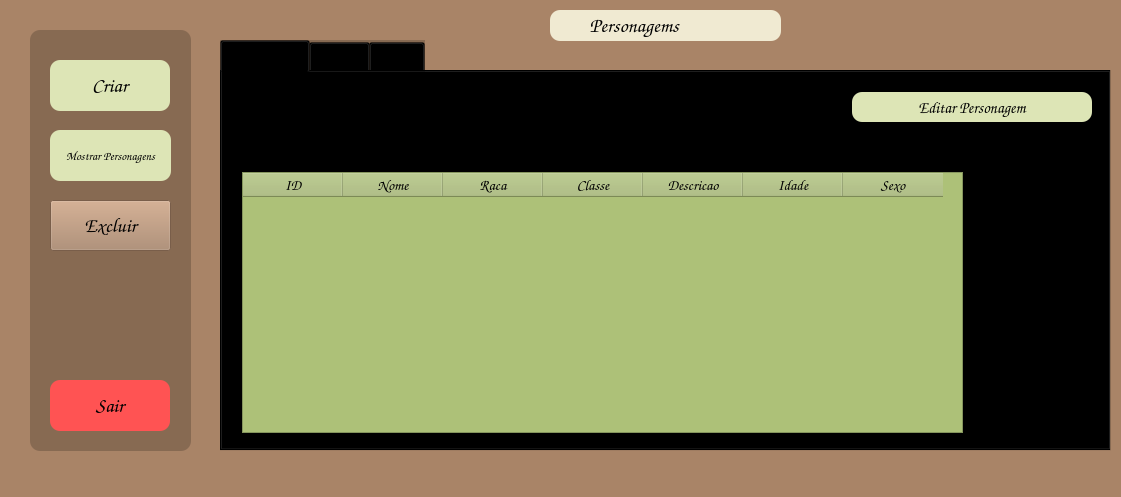
<?xml version="1.0" encoding="UTF-8"?>
<ui version="4.0">
 <class>MainWindow</class>
 <widget class="QMainWindow" name="MainWindow">
  <property name="geometry">
   <rect>
    <x>0</x>
    <y>0</y>
    <width>1121</width>
    <height>497</height>
   </rect>
  </property>
  <property name="windowTitle">
   <string>MainWindow</string>
  </property>
  <property name="styleSheet">
   <string notr="true">background-color: rgb(169, 132, 103);</string>
  </property>
  <widget class="QWidget" name="centralwidget">
   <widget class="QFrame" name="frame">
    <property name="geometry">
     <rect>
      <x>30</x>
      <y>30</y>
      <width>161</width>
      <height>421</height>
     </rect>
    </property>
    <property name="sizePolicy">
     <sizepolicy hsizetype="Expanding" vsizetype="Expanding">
      <horstretch>30</horstretch>
      <verstretch>10</verstretch>
     </sizepolicy>
    </property>
    <property name="styleSheet">
     <string notr="true">QFrame{
	background-color: rgba(0,0,0,0.2);
	border-radius:10px
}</string>
    </property>
    <property name="frameShape">
     <enum>QFrame::StyledPanel</enum>
    </property>
    <property name="frameShadow">
     <enum>QFrame::Raised</enum>
    </property>
    <widget class="QPushButton" name="Criar">
     <property name="geometry">
      <rect>
       <x>20</x>
       <y>30</y>
       <width>120</width>
       <height>51</height>
      </rect>
     </property>
     <property name="font">
      <font>
       <family>Comic Sans MS</family>
       <pointsize>15</pointsize>
      </font>
     </property>
     <property name="styleSheet">
      <string notr="true">QPushButton{
	background-color: rgb(221, 229, 182);
	border-radius:10px
}
QPushButton:hover{
	background-color: rgb(173, 193, 120);
	color:rgb(0, 0, 0);
}</string>
     </property>
     <property name="text">
      <string>Criar</string>
     </property>
    </widget>
    <widget class="QPushButton" name="Excluir">
     <property name="geometry">
      <rect>
       <x>20</x>
       <y>170</y>
       <width>121</width>
       <height>51</height>
      </rect>
     </property>
     <property name="font">
      <font>
       <family>Comic Sans MS</family>
       <pointsize>15</pointsize>
      </font>
     </property>
     <property name="styleSheet">
      <string notr="true">QPushButton{
	background-color: rgb(221, 229, 182);
	border-radius:10px
}
QPushButton:hover{
	background-color: rgb(173, 193, 120);
	color:rgb(0, 0, 0);
}
font: 8pt &quot;Comic Sans MS&quot;;</string>
     </property>
     <property name="text">
      <string>Excluir</string>
     </property>
    </widget>
    <widget class="QPushButton" name="Mostrar">
     <property name="geometry">
      <rect>
       <x>20</x>
       <y>100</y>
       <width>121</width>
       <height>51</height>
      </rect>
     </property>
     <property name="font">
      <font>
       <family>Comic Sans MS</family>
       <pointsize>9</pointsize>
       <weight>50</weight>
       <bold>false</bold>
      </font>
     </property>
     <property name="styleSheet">
      <string notr="true">QPushButton{
	background-color: rgb(221, 229, 182);
	border-radius:10px
}
QPushButton:hover{
	background-color: rgb(173, 193, 120);
	color:rgb(0, 0, 0);
}
</string>
     </property>
     <property name="text">
      <string>Mostrar Personagens</string>
     </property>
    </widget>
    <widget class="QPushButton" name="Sair">
     <property name="geometry">
      <rect>
       <x>20</x>
       <y>350</y>
       <width>120</width>
       <height>51</height>
      </rect>
     </property>
     <property name="font">
      <font>
       <family>Comic Sans MS</family>
       <pointsize>15</pointsize>
      </font>
     </property>
     <property name="styleSheet">
      <string notr="true">QPushButton{
	background-color: rgb(255, 83, 83);
	border-radius:10px
}
QPushButton:hover{
	background-color: rgb(255, 0, 00);
	color:rgb(0, 0, 0);
}
</string>
     </property>
     <property name="text">
      <string>Sair</string>
     </property>
    </widget>
    <widget class="QLabel" name="label_2">
     <property name="geometry">
      <rect>
       <x>-20</x>
       <y>0</y>
       <width>191</width>
       <height>421</height>
      </rect>
     </property>
     <property name="styleSheet">
      <string notr="true">background-color: rgba(0,0,0,0);
border-radius:10px;
</string>
     </property>
     <property name="text">
      <string/>
     </property>
     <property name="pixmap">
      <pixmap>icones/downlo.jpeg</pixmap>
     </property>
     <property name="scaledContents">
      <bool>true</bool>
     </property>
    </widget>
    <zorder>label_2</zorder>
    <zorder>Criar</zorder>
    <zorder>Excluir</zorder>
    <zorder>Mostrar</zorder>
    <zorder>Sair</zorder>
   </widget>
   <widget class="QTabWidget" name="tabWidget">
    <property name="geometry">
     <rect>
      <x>220</x>
      <y>40</y>
      <width>891</width>
      <height>411</height>
     </rect>
    </property>
    <property name="font">
     <font>
      <family>Comic Sans MS</family>
      <pointsize>11</pointsize>
     </font>
    </property>
    <property name="styleSheet">
     <string notr="true">background-color: rgba(0,0,0,0.2);</string>
    </property>
    <property name="currentIndex">
     <number>0</number>
    </property>
    <widget class="QWidget" name="tab">
     <attribute name="title">
      <string>Personagem</string>
     </attribute>
     <widget class="QTableWidget" name="tableWidget">
      <property name="geometry">
       <rect>
        <x>20</x>
        <y>100</y>
        <width>721</width>
        <height>261</height>
       </rect>
      </property>
      <property name="font">
       <font>
        <family>Comic Sans MS</family>
        <pointsize>12</pointsize>
       </font>
      </property>
      <property name="styleSheet">
       <string notr="true">background-color: rgb(173, 193, 120);</string>
      </property>
      <property name="gridStyle">
       <enum>Qt::NoPen</enum>
      </property>
      <column>
       <property name="text">
        <string>ID</string>
       </property>
       <property name="font">
        <font>
         <family>Comic Sans MS</family>
         <pointsize>11</pointsize>
         <weight>75</weight>
         <bold>true</bold>
        </font>
       </property>
      </column>
      <column>
       <property name="text">
        <string>Nome</string>
       </property>
       <property name="font">
        <font>
         <family>Comic Sans MS</family>
         <pointsize>11</pointsize>
         <weight>75</weight>
         <bold>true</bold>
        </font>
       </property>
      </column>
      <column>
       <property name="text">
        <string>Raca</string>
       </property>
       <property name="font">
        <font>
         <family>Comic Sans MS</family>
         <pointsize>11</pointsize>
         <weight>75</weight>
         <bold>true</bold>
        </font>
       </property>
      </column>
      <column>
       <property name="text">
        <string>Classe</string>
       </property>
       <property name="font">
        <font>
         <family>Comic Sans MS</family>
         <pointsize>11</pointsize>
         <weight>75</weight>
         <bold>true</bold>
        </font>
       </property>
      </column>
      <column>
       <property name="text">
        <string>Descricao</string>
       </property>
       <property name="font">
        <font>
         <family>Comic Sans MS</family>
         <pointsize>11</pointsize>
         <weight>75</weight>
         <bold>true</bold>
        </font>
       </property>
      </column>
      <column>
       <property name="text">
        <string>Idade</string>
       </property>
       <property name="font">
        <font>
         <family>Comic Sans MS</family>
         <pointsize>11</pointsize>
         <weight>75</weight>
         <bold>true</bold>
        </font>
       </property>
      </column>
      <column>
       <property name="text">
        <string>Sexo</string>
       </property>
       <property name="font">
        <font>
         <family>Comic Sans MS</family>
         <pointsize>11</pointsize>
         <weight>75</weight>
         <bold>true</bold>
        </font>
       </property>
      </column>
     </widget>
     <widget class="QPushButton" name="Editar_personagem">
      <property name="geometry">
       <rect>
        <x>630</x>
        <y>20</y>
        <width>240</width>
        <height>30</height>
       </rect>
      </property>
      <property name="font">
       <font>
        <family>Comic Sans MS</family>
        <pointsize>12</pointsize>
       </font>
      </property>
      <property name="styleSheet">
       <string notr="true">QPushButton{
	background-color: rgb(221, 229, 182);
	border-radius:10px
}
QPushButton:hover{
	background-color: rgb(173, 193, 120);
	color:rgb(0, 0, 0);
}
</string>
      </property>
      <property name="text">
       <string>Editar Personagem</string>
      </property>
     </widget>
     <widget class="QLabel" name="label_5">
      <property name="geometry">
       <rect>
        <x>340</x>
        <y>0</y>
        <width>121</width>
        <height>101</height>
       </rect>
      </property>
      <property name="styleSheet">
       <string notr="true">background-color: rgba(0,0,0,0);</string>
      </property>
      <property name="text">
       <string/>
      </property>
      <property name="pixmap">
       <pixmap>icones/jogo-de-rpg.png</pixmap>
      </property>
      <property name="scaledContents">
       <bool>true</bool>
      </property>
     </widget>
    </widget>
    <widget class="QWidget" name="tab_2">
     <attribute name="title">
      <string>Status</string>
     </attribute>
     <widget class="QTableWidget" name="tableWidget_2">
      <property name="geometry">
       <rect>
        <x>0</x>
        <y>110</y>
        <width>881</width>
        <height>261</height>
       </rect>
      </property>
      <property name="font">
       <font>
        <family>Comic Sans MS</family>
        <pointsize>12</pointsize>
       </font>
      </property>
      <property name="styleSheet">
       <string notr="true">background-color: rgb(173, 193, 120);</string>
      </property>
      <property name="gridStyle">
       <enum>Qt::NoPen</enum>
      </property>
      <column>
       <property name="text">
        <string>Nome</string>
       </property>
       <property name="font">
        <font>
         <family>Comic Sans MS</family>
         <pointsize>11</pointsize>
         <weight>75</weight>
         <bold>true</bold>
        </font>
       </property>
      </column>
      <column>
       <property name="text">
        <string>Vida</string>
       </property>
       <property name="font">
        <font>
         <family>Comic Sans MS</family>
         <pointsize>11</pointsize>
         <weight>75</weight>
         <bold>true</bold>
        </font>
       </property>
      </column>
      <column>
       <property name="text">
        <string>Ataque</string>
       </property>
       <property name="font">
        <font>
         <family>Comic Sans MS</family>
         <pointsize>11</pointsize>
         <weight>75</weight>
         <bold>true</bold>
        </font>
       </property>
      </column>
      <column>
       <property name="text">
        <string>Defesa</string>
       </property>
       <property name="font">
        <font>
         <family>Comic Sans MS</family>
         <pointsize>11</pointsize>
         <weight>75</weight>
         <bold>true</bold>
        </font>
       </property>
      </column>
      <column>
       <property name="text">
        <string>Inteligencia</string>
       </property>
       <property name="font">
        <font>
         <family>Comic Sans MS</family>
         <pointsize>11</pointsize>
         <weight>75</weight>
         <bold>true</bold>
        </font>
       </property>
      </column>
      <column>
       <property name="text">
        <string>Carisam</string>
       </property>
       <property name="font">
        <font>
         <family>Comic Sans MS</family>
         <pointsize>11</pointsize>
         <weight>75</weight>
         <bold>true</bold>
        </font>
       </property>
      </column>
      <column>
       <property name="text">
        <string>Forca</string>
       </property>
       <property name="font">
        <font>
         <family>Comic Sans MS</family>
         <pointsize>11</pointsize>
         <weight>75</weight>
         <bold>true</bold>
        </font>
       </property>
      </column>
      <column>
       <property name="text">
        <string>Velocidade</string>
       </property>
       <property name="font">
        <font>
         <family>Comic Sans MS</family>
         <pointsize>11</pointsize>
         <weight>75</weight>
         <bold>true</bold>
        </font>
       </property>
      </column>
      <column>
       <property name="text">
        <string>Furtividade</string>
       </property>
       <property name="font">
        <font>
         <family>Comic Sans MS</family>
         <pointsize>11</pointsize>
         <weight>75</weight>
         <bold>true</bold>
        </font>
       </property>
      </column>
     </widget>
     <widget class="QPushButton" name="Editar_Status">
      <property name="geometry">
       <rect>
        <x>640</x>
        <y>10</y>
        <width>240</width>
        <height>30</height>
       </rect>
      </property>
      <property name="font">
       <font>
        <family>Comic Sans MS</family>
        <pointsize>15</pointsize>
       </font>
      </property>
      <property name="styleSheet">
       <string notr="true">QPushButton{
	background-color: rgb(221, 229, 182);
	border-radius:10px
}
QPushButton:hover{
	background-color: rgb(173, 193, 120);
	color:rgb(0, 0, 0);
}
</string>
      </property>
      <property name="text">
       <string>Editar Status</string>
      </property>
     </widget>
     <widget class="QLabel" name="label_3">
      <property name="geometry">
       <rect>
        <x>360</x>
        <y>0</y>
        <width>121</width>
        <height>101</height>
       </rect>
      </property>
      <property name="styleSheet">
       <string notr="true">background-color: rgba(0,0,0,0);</string>
      </property>
      <property name="text">
       <string/>
      </property>
      <property name="pixmap">
       <pixmap>icones/espada.png</pixmap>
      </property>
      <property name="scaledContents">
       <bool>true</bool>
      </property>
     </widget>
    </widget>
    <widget class="QWidget" name="tab_5">
     <attribute name="title">
      <string>Bolsa</string>
     </attribute>
     <widget class="QTableWidget" name="tableWidget_3">
      <property name="geometry">
       <rect>
        <x>10</x>
        <y>110</y>
        <width>811</width>
        <height>261</height>
       </rect>
      </property>
      <property name="font">
       <font>
        <family>Comic Sans MS</family>
        <pointsize>12</pointsize>
       </font>
      </property>
      <property name="styleSheet">
       <string notr="true">background-color: rgb(173, 193, 120);</string>
      </property>
      <property name="gridStyle">
       <enum>Qt::NoPen</enum>
      </property>
      <column>
       <property name="text">
        <string>Nome</string>
       </property>
       <property name="font">
        <font>
         <family>Comic Sans MS</family>
         <pointsize>11</pointsize>
         <weight>75</weight>
         <bold>true</bold>
        </font>
       </property>
      </column>
      <column>
       <property name="text">
        <string>Item1</string>
       </property>
       <property name="font">
        <font>
         <family>Comic Sans MS</family>
         <pointsize>11</pointsize>
         <weight>75</weight>
         <bold>true</bold>
        </font>
       </property>
      </column>
      <column>
       <property name="text">
        <string>Item2</string>
       </property>
       <property name="font">
        <font>
         <family>Comic Sans MS</family>
         <pointsize>11</pointsize>
         <weight>75</weight>
         <bold>true</bold>
        </font>
       </property>
      </column>
      <column>
       <property name="text">
        <string>Item3</string>
       </property>
       <property name="font">
        <font>
         <family>Comic Sans MS</family>
         <pointsize>11</pointsize>
         <weight>75</weight>
         <bold>true</bold>
        </font>
       </property>
      </column>
      <column>
       <property name="text">
        <string>Item4</string>
       </property>
       <property name="font">
        <font>
         <family>Comic Sans MS</family>
         <pointsize>11</pointsize>
         <weight>75</weight>
         <bold>true</bold>
        </font>
       </property>
      </column>
      <column>
       <property name="text">
        <string>Item5</string>
       </property>
       <property name="font">
        <font>
         <family>Comic Sans MS</family>
         <pointsize>11</pointsize>
         <weight>75</weight>
         <bold>true</bold>
        </font>
       </property>
      </column>
      <column>
       <property name="text">
        <string>Item6</string>
       </property>
       <property name="font">
        <font>
         <family>Comic Sans MS</family>
         <pointsize>11</pointsize>
         <weight>75</weight>
         <bold>true</bold>
        </font>
       </property>
      </column>
      <column>
       <property name="text">
        <string>Dinheiro</string>
       </property>
       <property name="font">
        <font>
         <family>Comic Sans MS</family>
         <pointsize>11</pointsize>
         <weight>75</weight>
         <bold>true</bold>
        </font>
       </property>
      </column>
     </widget>
     <widget class="QPushButton" name="Editar_bolsa">
      <property name="geometry">
       <rect>
        <x>630</x>
        <y>10</y>
        <width>240</width>
        <height>30</height>
       </rect>
      </property>
      <property name="font">
       <font>
        <family>Comic Sans MS</family>
        <pointsize>15</pointsize>
       </font>
      </property>
      <property name="styleSheet">
       <string notr="true">QPushButton{
	background-color: rgb(221, 229, 182);
	border-radius:10px
}
QPushButton:hover{
	background-color: rgb(173, 193, 120);
	color:rgb(0, 0, 0);
}
</string>
      </property>
      <property name="text">
       <string>Editar Bolsa</string>
      </property>
     </widget>
     <widget class="QLabel" name="label_4">
      <property name="geometry">
       <rect>
        <x>320</x>
        <y>0</y>
        <width>121</width>
        <height>101</height>
       </rect>
      </property>
      <property name="styleSheet">
       <string notr="true">background-color: rgba(0,0,0,0);</string>
      </property>
      <property name="text">
       <string/>
      </property>
      <property name="pixmap">
       <pixmap>icones/mochila.png</pixmap>
      </property>
      <property name="scaledContents">
       <bool>true</bool>
      </property>
     </widget>
    </widget>
   </widget>
   <widget class="QLabel" name="label">
    <property name="geometry">
     <rect>
      <x>550</x>
      <y>10</y>
      <width>231</width>
      <height>31</height>
     </rect>
    </property>
    <property name="font">
     <font>
      <family>Comic Sans MS</family>
      <pointsize>15</pointsize>
      <weight>50</weight>
      <italic>true</italic>
      <bold>false</bold>
     </font>
    </property>
    <property name="styleSheet">
     <string notr="true">QLabel{
border-radius:10px;
background-color: rgb(240, 234, 210);
}</string>
    </property>
    <property name="text">
     <string>         Personagems</string>
    </property>
   </widget>
  </widget>
  <widget class="QMenuBar" name="menubar">
   <property name="geometry">
    <rect>
     <x>0</x>
     <y>0</y>
     <width>1121</width>
     <height>21</height>
    </rect>
   </property>
  </widget>
  <widget class="QStatusBar" name="statusbar"/>
 </widget>
 <resources/>
 <connections/>
</ui>
